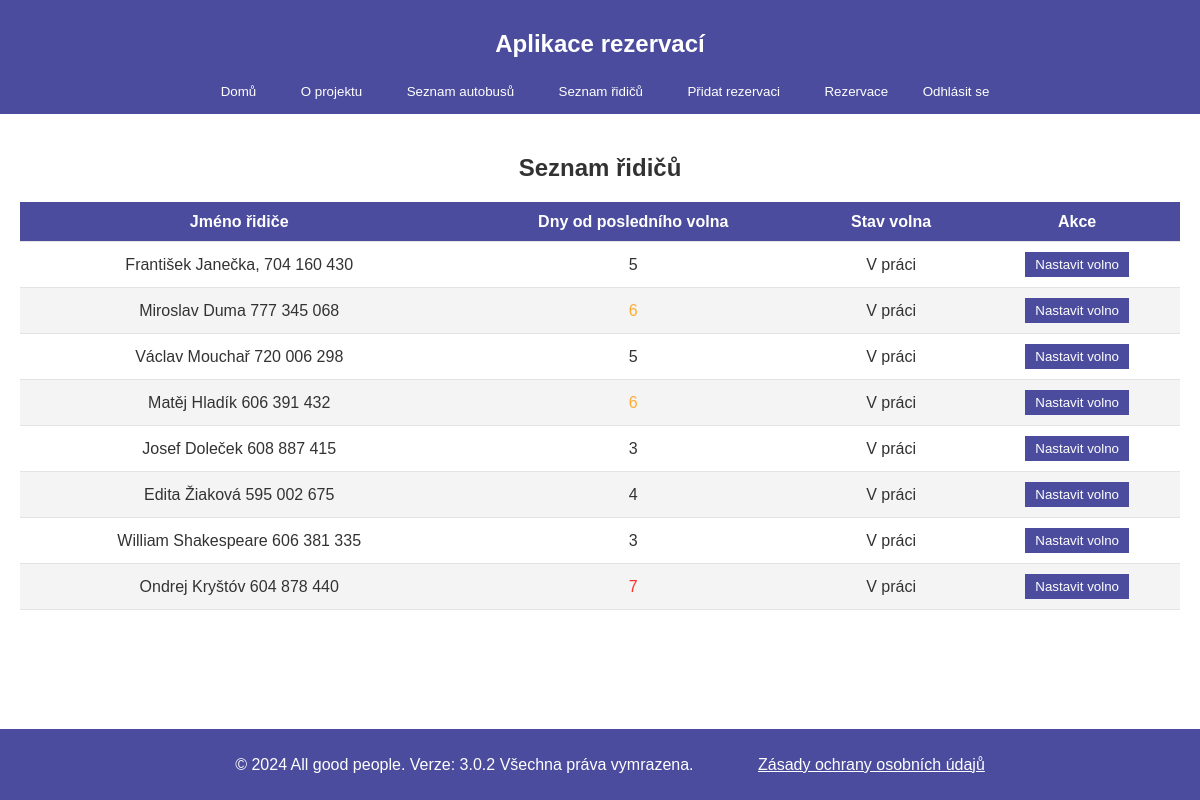
Screenshot of /depo/drivers/ (signed in) with the database file from the repository.
### depo/models.py (models this page shows, shortened)
class Driver(models.Model):
    name = models.CharField(max_length=100)
    last_rest_day = models.DateField(default=timezone.now)  # poslední den volna
    is_on_rest = models.BooleanField(default=False)  # Indikace, zda je řidič na volnu
    def days_since_last_rest(self):
        return (timezone.now().date() - self.last_rest_day).days

### depo/views.py (the view, shortened to what this page needs)
# urls.py: path('drivers/', views.driver_list, name='driver_list'),
@login_required
def driver_list(request):
    drivers = Driver.objects.all()
    return render(request, 'depo/driver_list.html', {'drivers': drivers})

### depo/context_processors.py (called while the page is built)
def project_version(request):
    return {
        'project_version': settings.PROJECT_VERSION
    }

### depo/templates/depo/driver_list.html (shortened to what this page needs)
{% extends "depo/home.html" %}
{% block content %}
<section>
    <h2 style="text-align: center;">Seznam řidičů</h2>
    <table>
        <thead>
            <tr>
                <th>Jméno řidiče</th>
                <th>Dny od posledního volna</th>
                <th>Stav volna</th>
                <th>Akce</th>
            </tr>
        </thead>
        <tbody>
            {% for driver in drivers %}
            <tr>
                <td>{{ driver.name }}</td>
                <td class="{% if driver.days_since_last_rest == 6 %}needs-weekly-rest-6{% elif driver.days_since_last_rest >= 7 %}needs-weekly-rest-7{% endif %}">
                    {{ driver.days_since_last_rest }}
                </td>
                <td>
                    {% if driver.is_on_rest %}
                        Na volnu
                    {% else %}
                        V práci
                    {% endif %}
                </td>
                <td>
                    <form method="post">
                        <button type="submit" class="btn btn-toggle">
                            {% if driver.is_on_rest %} Nastavit do práce {% else %} Nastavit volno {% endif %}
                        </button>
                    </form>
                </td>
            </tr>
            {% endfor %}
        </tbody>
    </table>
</section>
{% endblock %}

### depo/static/base.css (style rules this page uses)
body { font-family: Arial, sans-serif; margin: 0; padding: 0; display: flex; opacity: 0.8; flex-direction: column; line-height: 1.2; min-height: 100vh; background-image: linear-gradient(rgba(255, 255, 255, 0.2), rgba(255, 255, 255, 0.2)), url('/static/depo/images/pferd.jpg'); background-size: cover; background-position: center; }
article, section { margin-bottom: 0; padding: 0; background-color: #fff; }
.needs-weekly-rest-6 { color: rgb(255, 153, 0); }
.needs-weekly-rest-7 { color: red; }
table { width: 100%; border-collapse: collapse; font-family: Arial, sans-serif; margin-left: auto; margin-right: auto; }
th, td { padding: 10px; text-align: center; border-bottom: 1px solid #ddd; }
thead { background-color: #1f2086; color: white; font-weight: bold; }
tbody tr:nth-child(even) { background-color: #f2f2f2; }
button { background-color: #1f2086; color: white; border: none; padding: 5px 10px; cursor: pointer; }

### rows the page displays
Driver: name "František Janečka, 704 160 430", days_since_last_rest "5", is_on_rest "V práci"
Driver: name "Miroslav Duma 777 345 068", days_since_last_rest "6", is_on_rest "V práci"
Driver: name "Václav Mouchař 720 006 298", days_since_last_rest "5", is_on_rest "V práci"
Driver: name "Matěj Hladík 606 391 432", days_since_last_rest "6", is_on_rest "V práci"
Driver: name "Josef Doleček 608 887 415", days_since_last_rest "3", is_on_rest "V práci"
Driver: name "Edita Žiaková 595 002 675", days_since_last_rest "4", is_on_rest "V práci"
Driver: name "William Shakespeare 606 381 335", days_since_last_rest "3", is_on_rest "V práci"
Driver: name "Ondrej Kryštóv 604 878 440", days_since_last_rest "7", is_on_rest "V práci"

### other values shown
{{ project_version }} "3.0.2"
